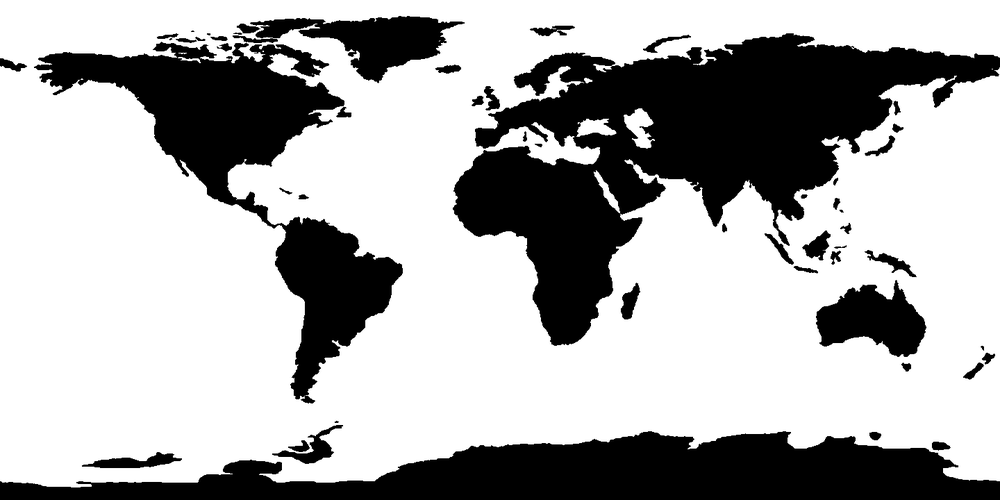
%> input picture assignment3/map.gif, 1000 x 500 px, shrunk from 1440 x 720 before the run
$ octave sinTrans.m   (GNU Octave 9; MATLAB toolbox functions it lacks are replaced by stand-ins)
%> lines starting %> are read from the running program, lines starting %| are printed output that depends on the picture
close all;
im = imread('map.gif');
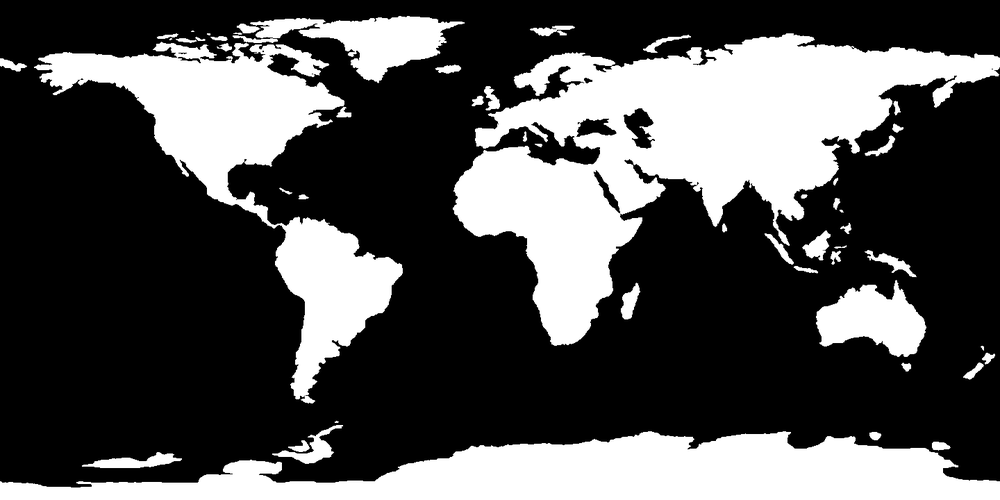
%> im: size 500x1000 uint8; min 0, max 255, mean 81
gray = mat2gray(im);
[rows, cols] = size(gray);
%> rows = 500; cols = 1000
y = 1:rows;
%> y = 500 values from 1 to 500

figure;
imshow(gray);

%% cylindrical projection

cylindrical = zeros(size(gray));
val = [];

% Transformation
% The rows are first scaled to range from [-360,360] and then converted to
% radians by multiplying by pi/rows. This converts the range of sine from
% 0 to pi/2. The sine transformation is then performed and the transformed
% rows are converted back to the original scale.

for j = 1:size(gray,1)
   newX = round((sin((j - rows/2)/(rows/pi)) * (rows/pi) ) + (rows/2)) + 1;
   val = [val newX];
   cylindrical(newX,:)  = gray(j,:);
end
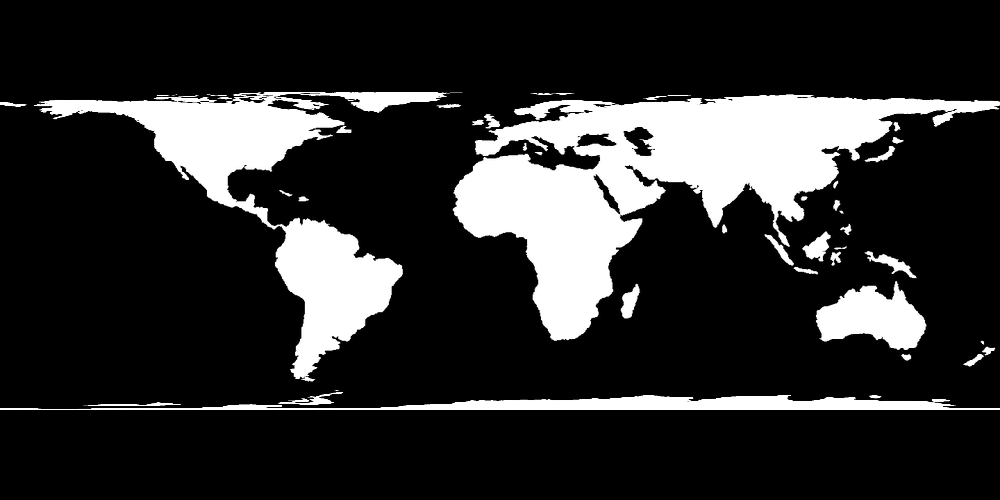
%> cylindrical: size 500x1000 double; min 0, max 1, mean 0.179
%> after the loop, val = 500 values from 92 to 410

%figure;
%imshow(cylindrical);
intp = setdiff(1:size(gray,1), val);
%> intp = 181 values from 1 to 500
out = cylindrical(unique(val),:);
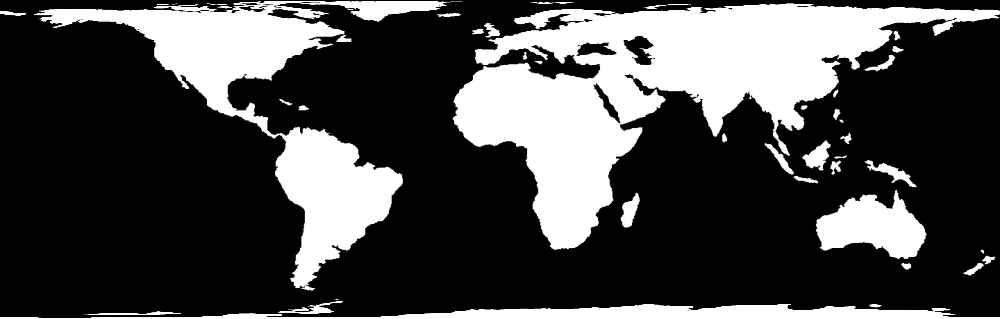
%> out: size 319x1000 double; min 0, max 1, mean 0.281
figure;
imshow(out);


%% mercator projection
% [28 lines of commented-out code are left out]
